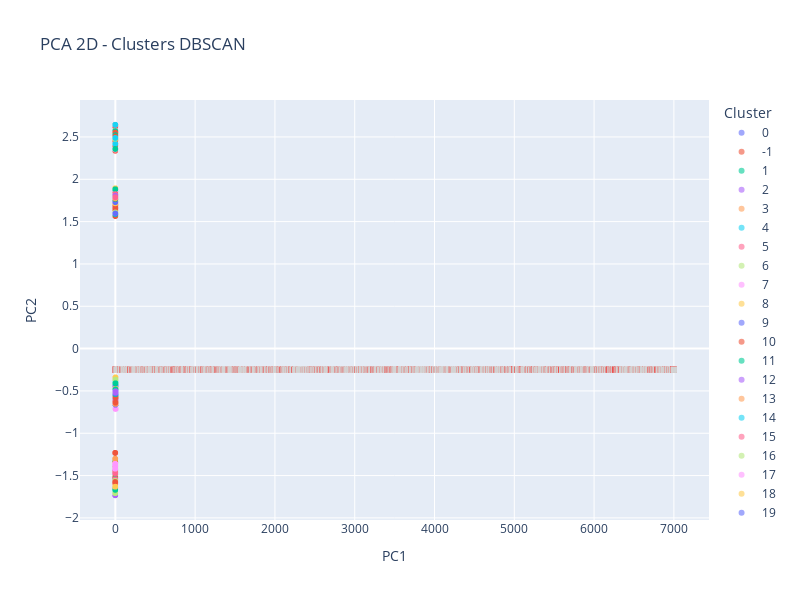

The notebook cell this image was saved under:
### Code cell
# === BARRA DE ANOMALÍAS PARA DBSCAN ===
fig.add_trace(
    go.Scatter(
        x=np.arange(len(pca_df)),
        y=[-0.25] * len(pca_df),
        mode="markers",
        marker=dict(
            size=6,
            color=["red" if a else "lightgray" for a in anom_dbscan],
            symbol="square"
        ),
        showlegend=False,
        hovertemplate="Punto %{x}<br>Anomalía (DBSCAN): %{marker.color}"
    ),
    row=1, col=1
)
